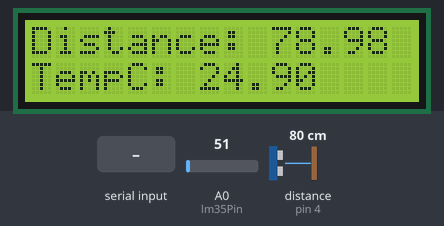
Simulated run of this sketch. Board: Arduino Uno, built with avr-gcc and run on an emulated ATmega328P. Shown: 16×2 character LCD. Wiring (inferred from the names in the program): ultrasonic range finder: trigger pin 5; echo pin 4. Inputs (shaded band) come from the test bench; at power-on: distance to the obstacle (sensor on pin 4) 80 cm, A0 (lm35Pin) = 51. The echo pulse lasts 58.3 µs per cm; what the sketch prints to the serial monitor is not drawn.

Above: at 7.7 s.
7.8 s: distance to the obstacle (sensor on pin 4) set to 12 cm
At 14.0 s:
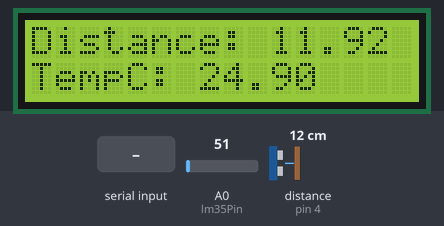
14.6 s: distance to the obstacle (sensor on pin 4) set to 9 cm
At 20.4 s:
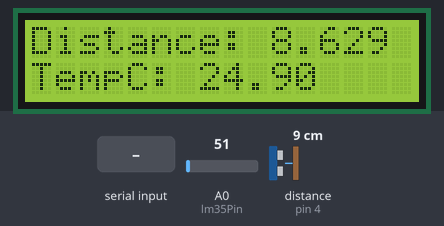
20.7 s: A0 (lm35Pin) set to 30
At 26.0 s:
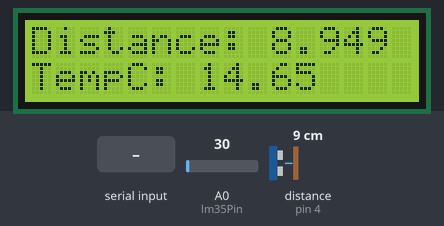
28.4 s: "1" received over Serial
At 32.5 s:
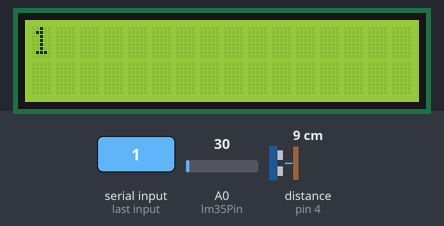
32.8 s: A0 (lm35Pin) set to 15
At 38.3 s:
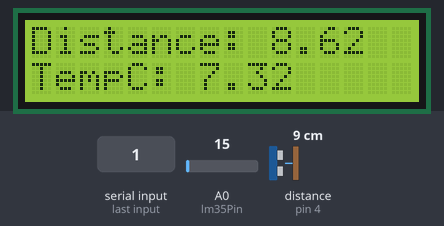
38.8 s: distance to the obstacle (sensor on pin 4) set to 2 cm
At 44.8 s:
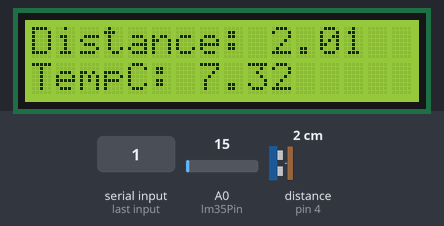
Timing chart, 0 to 46.3 s (numbered marks = the images above; inputs shaded):
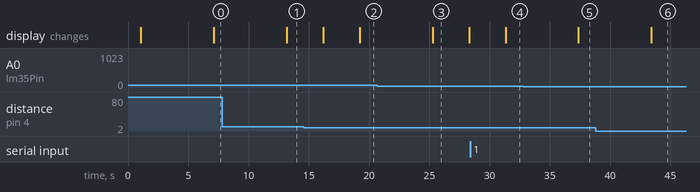

Measured:
- after the input at 7.8 s, the display: changes after 5.4 s (image 1)
- after the input at 20.7 s, the display: changes after 4.6 s (image 3)
- after the input at 28.4 s, the display: changes after 2.9 s (image 4)
- after the input at 32.8 s, the display: changes after 4.6 s (image 5)
- what the display in image 3 shows lasts 3.0 s, from 25.3 s to 28.3 s

The sketch:

basic_rev1.ino
```cpp
#include <LiquidCrystal_I2C.h>
#include <Wire.h>

LiquidCrystal_I2C lcd(0x27, 16, 2);
float temperature;
int reading;
int lm35Pin = A0;
int trigPin = 5;  // 초음파센서 Trig 핀
int echoPin = 4;  // 초음파센서 Echo 핀
float previousTemp = 0.0;

unsigned long previousDisplayTime = 0;
const unsigned long displayInterval = 3000;  // LCD 갱신 간격: 200ms

void setup()
{
  Serial.begin(9600);
  pinMode(trigPin, OUTPUT);
  pinMode(echoPin, INPUT);

  lcd.init();          // LCD 초기 설정
  delay(1000);         // LCD 초기화를 위한 1초 대기
  lcd.setBacklight(HIGH);  // LCD 백라이트 켜기
  lcd.clear();         // LCD 초기화
}

void loop()
{
  unsigned long currentMillis = millis();

  // 거리 측정
  digitalWrite(trigPin, LOW);
  delayMicroseconds(2);
  digitalWrite(trigPin, HIGH);
  delayMicroseconds(10);
  digitalWrite(trigPin, LOW);

  long duration = pulseIn(echoPin, HIGH);
  float distance = duration * 0.034 / 2;

  // 온도 측정
  int tempReading = analogRead(lm35Pin);
  float temp = (tempReading * 5.0 * 100.0) / 1024;
  float tempDiff = temp - previousTemp;  // 현재 온도와 이전 온도 값의 차이 계산

  // 차이가 3도 이상인 경우 시리얼 포트에 메시지 출력
  if (tempDiff >= 1.0) {
    Serial.println("high temp");
  } else if (tempDiff <= -1.0) {
    Serial.println("low temp");
  }

  // 초음파 거리가 10 이내인 경우 "warning" 출력
  if (distance <= 10.0) {
    Serial.println("warning");
  }

  // 이전 온도 값을 갱신
  previousTemp = temp;

  // 온도 및 시리얼 포트 출력
  //Serial.print("TempDiff: ");
  //Serial.println(tempDiff);

  delay(3000);  // 3초마다 측정

  // LCD에 데이터 표시

  if (currentMillis - previousDisplayTime >= displayInterval) {
    previousDisplayTime = currentMillis;
    lcd.setCursor(0, 0);
    lcd.print("Distance: ");
    lcd.print(distance);

    lcd.setCursor(0, 1);
    lcd.print("TempC: ");
    lcd.print(temp);

    //Serial.print("Distance: ");
    //Serial.println(distance);
    //Serial.print("Temp: ");
    //Serial.println(temp);
    if (currentMillis - previousDisplayTime >= displayInterval + 5000) {
      lcd.clear();
    }
  }
  // Serial.available() 함수를 사용하여 시리얼 통신으로 데이터를 받으면 LCD에 데이터를 표시
  if (Serial.available() > 0) {
    String inputString = "";  // 입력된 문자열을 저장할 변수

    char val = Serial.read();
    inputString += val;  // 입력된 문자를 inputString에 추가

    lcd.clear();
    lcd.setCursor(0, 0);
    lcd.print(inputString);

    // 변경된 부분: 입력된 텍스트를 바로 표시한 후에도 계속해서 추가 텍스트를 입력받고 표시합니다.
    while (Serial.available() > 0) {
      char val = Serial.read();
      inputString += val;
      lcd.print(val);
    }
    delay(3000);
  }
}
```
